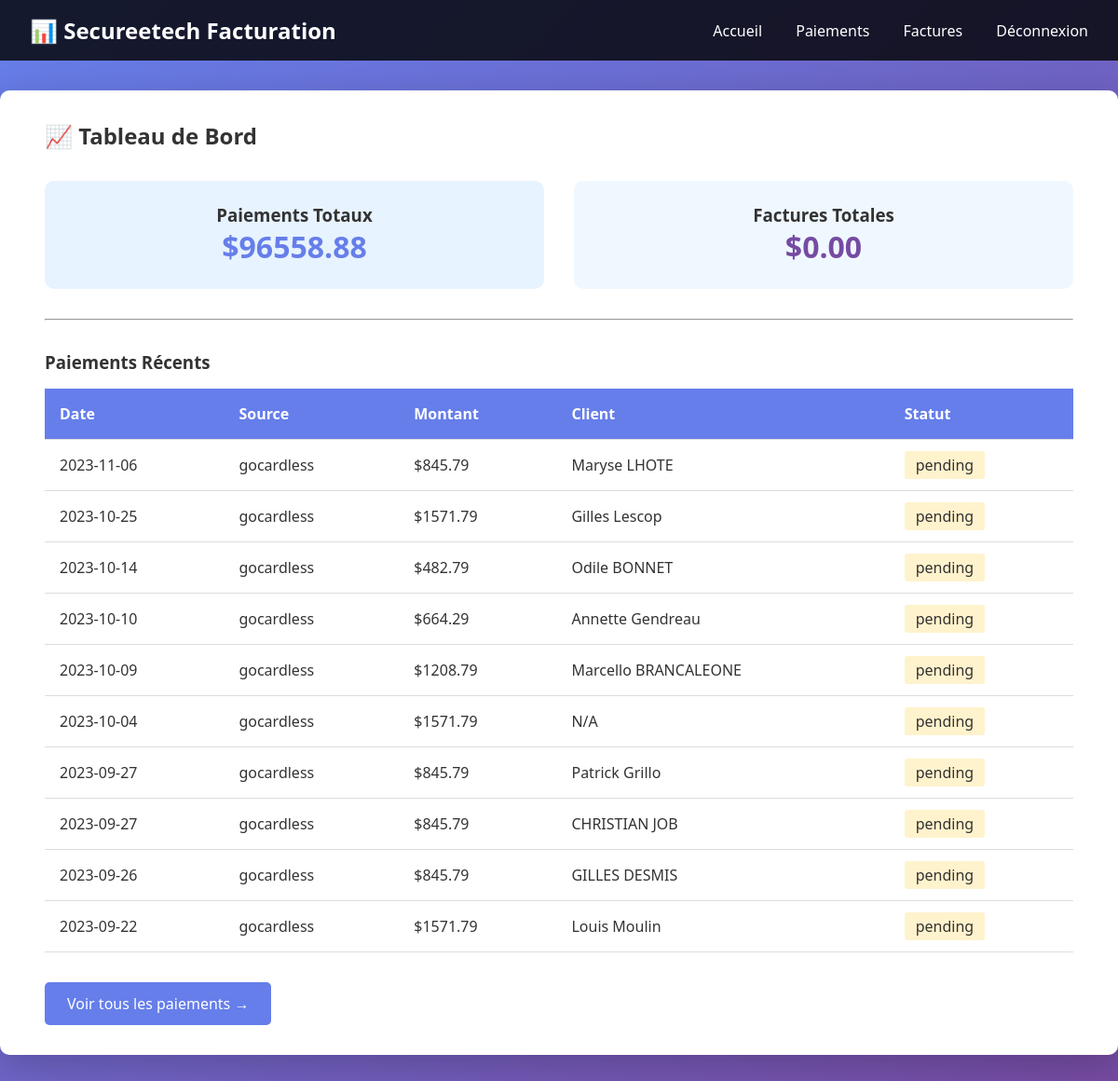
The page / (signed in) on the database its author committed.
### tables this page shows
CREATE TABLE paiements (
        id INTEGER PRIMARY KEY AUTOINCREMENT,
        date_paiement TEXT NOT NULL,
        source TEXT NOT NULL,
        montant REAL NOT NULL,
        client_nom TEXT,
        email TEXT,
        statut TEXT DEFAULT 'pending',
        reference_externe TEXT,
        metadonnees TEXT,
        synchronise INTEGER DEFAULT 0,
        created_at TEXT DEFAULT CURRENT_TIMESTAMP
    );

### app.py (the view)
@app.route('/')
def index():
    if 'authenticated' not in session:
        return redirect(url_for('connexion'))
    paiements = database.obtenir_tous_paiements()
    factures = database.obtenir_toutes_factures()
    total_paiements = sum(p['montant'] for p in paiements if p['statut'] != 'deleted')
    total_factures = sum(f['montant'] for f in factures)
    return render_template('index.html',
                         paiements=paiements,
                         factures=factures,
                         total_paiements=total_paiements,
                         total_factures=total_factures)

### database.py (called while the page is built)
def get_connection():
    conn = sqlite3.connect(DB_FILE)
    conn.row_factory = sqlite3.Row
    return conn

def obtenir_tous_paiements():
    conn = get_connection()
    cursor = conn.cursor()
    cursor.execute('SELECT * FROM paiements ORDER BY date_paiement DESC')
    paiements = [dict(row) for row in cursor.fetchall()]
    conn.close()
    return paiements

def obtenir_toutes_factures():
    conn = get_connection()
    cursor = conn.cursor()
    cursor.execute('SELECT * FROM factures ORDER BY date_facture DESC')
    factures = [dict(row) for row in cursor.fetchall()]
    conn.close()
    return factures

### templates/index.html (shortened to what this page needs)
{% extends "base.html" %}
{% block content %}
<h2>📈 Tableau de Bord</h2>
<div style="display: grid; grid-template-columns: 1fr 1fr; gap: 2rem; margin: 2rem 0;">
    <div style="background: #e7f3ff; padding: 1.5rem; border-radius: 10px; text-align: center;">
        <h3>Paiements Totaux</h3>
        <p style="font-size: 2rem; color: #667eea; font-weight: bold;">${{ "%.2f"|format(total_paiements) }}</p>
    </div>
    <div style="background: #f0f8ff; padding: 1.5rem; border-radius: 10px; text-align: center;">
        <h3>Factures Totales</h3>
        <p style="font-size: 2rem; color: #764ba2; font-weight: bold;">${{ "%.2f"|format(total_factures) }}</p>
    </div>
</div>
<hr style="margin: 2rem 0;">
<h3>Paiements Récents</h3>
<table>
    <thead>
        <tr>
            <th>Date</th>
            <th>Source</th>
            <th>Montant</th>
            <th>Client</th>
            <th>Statut</th>
        </tr>
    </thead>
    <tbody>
        {% for paiement in paiements[:10] %}
        <tr>
            <td>{{ paiement.date_paiement }}</td>
            <td>{{ paiement.source }}</td>
            <td>${{ "%.2f"|format(paiement.montant) }}</td>
            <td>{{ paiement.client_nom or 'N/A' }}</td>
            <td>
                <span style="background: {% if paiement.statut == 'completed' %}#d4edda{% else %}#fff3cd{% endif %}; padding: 0.25rem 0.75rem; border-radius: 3px;">
                    {{ paiement.statut }}
                </span>
            </td>
        </tr>
        {% endfor %}
    </tbody>
</table>
<a href="{{ url_for('paiements') }}" style="display: inline-block; margin-top: 1rem; padding: 0.75rem 1.5rem; background: #667eea; color: white; text-decoration: none; border-radius: 5px;">Voir tous les paiements →</a>
{% endblock %}

### templates/base.html (shortened to what this page needs)
<!DOCTYPE html>
<html lang="fr">
<head>
</head>
<body>
    {% if session.get('authenticated') %}
    <div class="navbar">
        <h1>📊 Secureetech Facturation</h1>
        <div>
            <a href="{{ url_for('index') }}">Accueil</a>
            <a href="{{ url_for('paiements') }}">Paiements</a>
            <a href="{{ url_for('factures') }}">Factures</a>
            <a href="{{ url_for('deconnexion') }}">Déconnexion</a>
        </div>
    </div>
    {% endif %}
    <div class="container">
        <div class="content">
            {% block content %}{% endblock %}
        </div>
    </div>
</body>
</html>

### templates/base.html (style rules this page uses)
* { margin: 0; padding: 0; box-sizing: border-box; }
body { font-family: 'Segoe UI', Tahoma, Geneva, Verdana, sans-serif; background: linear-gradient(135deg, #667eea 0%, #764ba2 100%); min-height: 100vh; color: #333; }
.navbar { background: rgba(0,0,0,0.8); padding: 1rem 2rem; color: white; display: flex; justify-content: space-between; align-items: center; }
.navbar h1 { font-size: 1.5rem; }
.navbar a { color: white; text-decoration: none; margin-left: 2rem; }
.container { max-width: 1200px; margin: 2rem auto; padding: 0 1rem; background: white; border-radius: 10px; box-shadow: 0 10px 40px rgba(0,0,0,0.2); }
.content { padding: 2rem; }
table { width: 100%; border-collapse: collapse; margin: 1rem 0; }
table th, table td { padding: 1rem; text-align: left; border-bottom: 1px solid #ddd; }
table th { background: #667eea; color: white; }

### rows shown on the page
paiements: date_paiement "2023-11-06", source "gocardless", montant "845.79", client_nom "Maryse LHOTE", statut "pending"
paiements: date_paiement "2023-10-25", source "gocardless", montant "1571.79", client_nom "Gilles Lescop", statut "pending"
paiements: date_paiement "2023-10-14", source "gocardless", montant "482.79", client_nom "Odile BONNET", statut "pending"
paiements: date_paiement "2023-10-10", source "gocardless", montant "664.29", client_nom "Annette Gendreau", statut "pending"
paiements: date_paiement "2023-10-09", source "gocardless", montant "1208.79", client_nom "Marcello BRANCALEONE", statut "pending"
paiements: date_paiement "2023-10-04", source "gocardless", montant "1571.79", client_nom "N/A", statut "pending"
paiements: date_paiement "2023-09-27", source "gocardless", montant "845.79", client_nom "Patrick Grillo", statut "pending"
paiements: date_paiement "2023-09-27", source "gocardless", montant "845.79", client_nom "CHRISTIAN JOB", statut "pending"
paiements: date_paiement "2023-09-26", source "gocardless", montant "845.79", client_nom "GILLES DESMIS", statut "pending"
paiements: date_paiement "2023-09-22", source "gocardless", montant "1571.79", client_nom "Louis Moulin", statut "pending"

### other values the page prints
{{ "%.2f"|format(total_paiements) }} "96558.88"
{{ "%.2f"|format(total_factures) }} "0.00"
